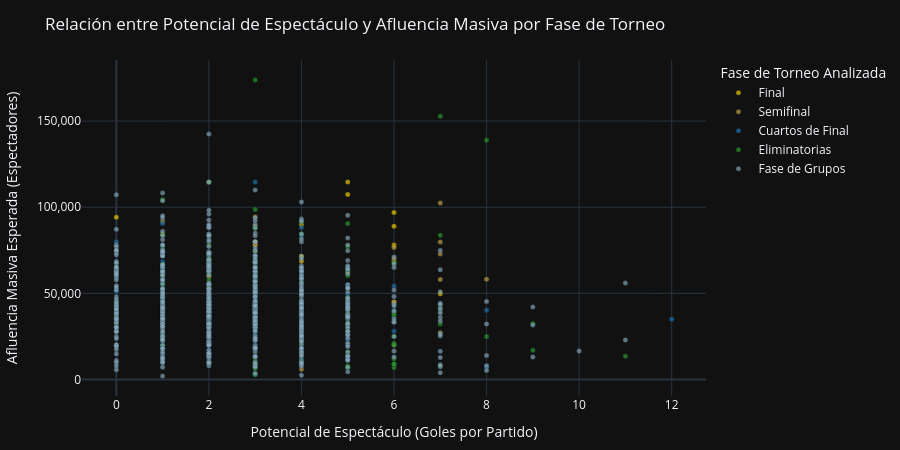

Source (notebook cell):
### Markdown cell above
### 5.4 Distribución de Goles y Asistencia — Análisis Bivariado

**Pregunta de negocio:** ¿Existe correlación entre la fase del torneo y la asistencia? ¿Los partidos con más goles generan mayor afluencia?

### Code cell
# Dispersión goles vs asistencia / scatter by stage
stage_colors = {
    "Final":            "#FFD700",
    "Semifinal":        "#C9A84C",
    "Cuartos de Final": "#1F77B4",
    "Eliminatorias":    "#2CA02C",
    "Fase de Grupos":   "#8BADBF",
}

fig4 = go.Figure()

for stage, color in stage_colors.items():
    mask = df_clean["stage_clean"] == stage
    fig4.add_trace(go.Scatter(
        x=df_clean.loc[mask, "total_goals"],
        y=df_clean.loc[mask, "attendance"],
        mode="markers",
        name=stage,
        marker=dict(color=color, size=5, opacity=0.65, line=dict(color="#0D1B2A", width=0.3)),
        hovertemplate=(
            f"<b>{stage}</b><br>"
            "Goles: %{x}<br>"
            "Afluencia: %{y:,.0f}<extra></extra>"
        ),
    ))

fig4.update_layout(
    title="Relación entre Potencial de Espectáculo y Afluencia Masiva por Fase de Torneo",
    xaxis_title="Potencial de Espectáculo (Goles por Partido)",
    yaxis_title="Afluencia Masiva Esperada (Espectadores)",
    template=TEMPLATE,
    height=450,
    legend=dict(title="Fase de Torneo Analizada", orientation="v"),
    margin=dict(t=60, b=40),
    yaxis=dict(tickformat=","),
)

fig4.show()

### Figure 1 — Plotly figure (JSON) as saved in the notebook; plotly's stock layout.template omitted (floating-point values rounded to 4 significant figures; data arrays with more than 128 entries replaced by an {"elided": "..."} marker saying what was removed)
{"data": [{"hovertemplate": "<b>Final</b><br>Goles: %{x}<br>Afluencia: %{y:,.0f}<extra></extra>", "marker": {"color": "#FFD700", "line": {"color": "#0D1B2A", "width": 0.3}, "opacity": 0.65, "size": 5}, "mode": "markers", "name": "Final", "type": "scatter", "x": [6, 6, 1, 1, 2, 2, 3, 0, 1, 5, 4, 4, 3, 5, 6, 4, 7, 5, 6, 3, 6], "y": [88970.0, 78010.0, 74740.0, 84490.0, 69000.0, 69030.0, 80000.0, 94190.0, 73600.0, 114600.0, 90000.0, 71480.0, 78200.0, 107400.0, 96920.0, 68680.0, 49740.0, 62500.0, 45000.0, 55000.0, 68350.0]}, {"hovertemplate": "<b>Semifinal</b><br>Goles: %{x}<br>Afluencia: %{y:,.0f}<extra></extra>", "marker": {"color": "#C9A84C", "line": {"color": "#0D1B2A", "width": 0.3}, "opacity": 0.65, "size": 5}, "mode": "markers", "name": "Semifinal", "type": "scatter", "x": [2, 3, 3, 1, 0, 8, 1, 5, 1, 2, 1, 1, 3, 2, 3, 1, 2, 2, 2, 2, 2, 6, 7, 4, 3, 3, 6, 4, 4, 7, 6, 7, 6, 3, 4, 1, 7, 7], "y": [68290.0, 88970.0, 78010.0, 64290.0, 63270.0, 58140.0, 60960.0, 62480.0, 66000.0, 65000.0, 61060.0, 65620.0, 80000.0, 60000.0, 74110.0, 91860.0, 62630.0, 59980.0, 45000.0, 114500.0, 50000.0, 70000.0, 102400.0, 51260.0, 94490.0, 38270.0, 76590.0, 5890.0, 49470.0, 27100.0, 45000.0, 58000.0, 20000.0, 33000.0, 15000.0, 35000.0, 79870.0, 72890.0]}, {"hovertemplate": "<b>Cuartos de Final</b><br>Goles: %{x}<br>Afluencia: %{y:,.0f}<extra></extra>", "marker": {"color": "#1F77B4", "line": {"color": "#0D1B2A", "width": 0.3}, "opacity": 0.65, "size": 5}, "mode": "markers", "name": "Cuartos de Final", "type": "scatter", "x": [1, 3, 2, 4, 2, 4, 2, 3, 1, 0, 1, 3, 4, 1, 3, 2, 0, 1, 2, 3, 0, 1, 3, 1, 3, 3, 0, 5, 3, 4, 3, 5, 1, 5, 0, 1, 3, 2, 2, 0, 6, 5, 1, 5, 8, 1, 3, 4, 3, 4, 1, 1, 4, 1, 1, 2, 2, 6, 6, 12, 3, 8, 2, 2, 4, 1, 3, 5, 2, 3], "y": [44200.0, 68900.0, 43890.0, 88240.0, 39990.0, 44290.0, 43320.0, 42870.0, 68550.0, 51180.0, 74240.0, 60340.0, 64100.0, 55360.0, 40190.0, 84020.0, 52000.0, 48000.0, 72000.0, 50000.0, 42110.0, 44230.0, 47440.0, 37340.0, 60000.0, 43300.0, 80000.0, 49500.0, 72000.0, 83500.0, 53400.0, 63500.0, 73350.0, 55200.0, 38970.0, 73300.0, 114600.0, 45000.0, 65000.0, 41700.0, 54230.0, 26850.0, 26080.0, 23360.0, 40250.0, 90580.0, 26840.0, 40010.0, 17270.0, 17740.0, 11690.0, 63320.0, 11800.0, 20060.0, 25920.0, 31900.0, 17000.0, 40000.0, 28000.0, 35000.0, 18140.0, 7000.0, 22020.0, 15000.0, 58460.0, 43000.0, 23000.0, 12000.0, 35000.0, 3000.0]}, {"hovertemplate": "<b>Eliminatorias</b><br>Goles: %{x}<br>Afluencia: %{y:,.0f}<extra></extra>", "marker": {"color": "#2CA02C", "line": {"color": "#0D1B2A", "width": 0.3}, "opacity": 0.65, "size": 5}, "mode": "markers", "name": "Eliminatorias", "type": "scatter", "x": {"elided": "152 int values"}, "y": {"elided": "152 float values"}}, {"hovertemplate": "<b>Fase de Grupos</b><br>Goles: %{x}<br>Afluencia: %{y:,.0f}<extra></extra>", "marker": {"color": "#8BADBF", "line": {"color": "#0D1B2A", "width": 0.3}, "opacity": 0.65, "size": 5}, "mode": "markers", "name": "Fase de Grupos", "type": "scatter", "x": {"elided": "683 int values"}, "y": {"elided": "683 float values"}}], "layout": {"height": 450, "legend": {"orientation": "v", "title": {"text": "Fase de Torneo Analizada"}}, "margin": {"b": 40, "t": 60}, "title": {"text": "Relación entre Potencial de Espectáculo y Afluencia Masiva por Fase de Torneo"}, "xaxis": {"title": {"text": "Potencial de Espectáculo (Goles por Partido)"}}, "yaxis": {"tickformat": ",", "title": {"text": "Afluencia Masiva Esperada (Espectadores)"}}}}
